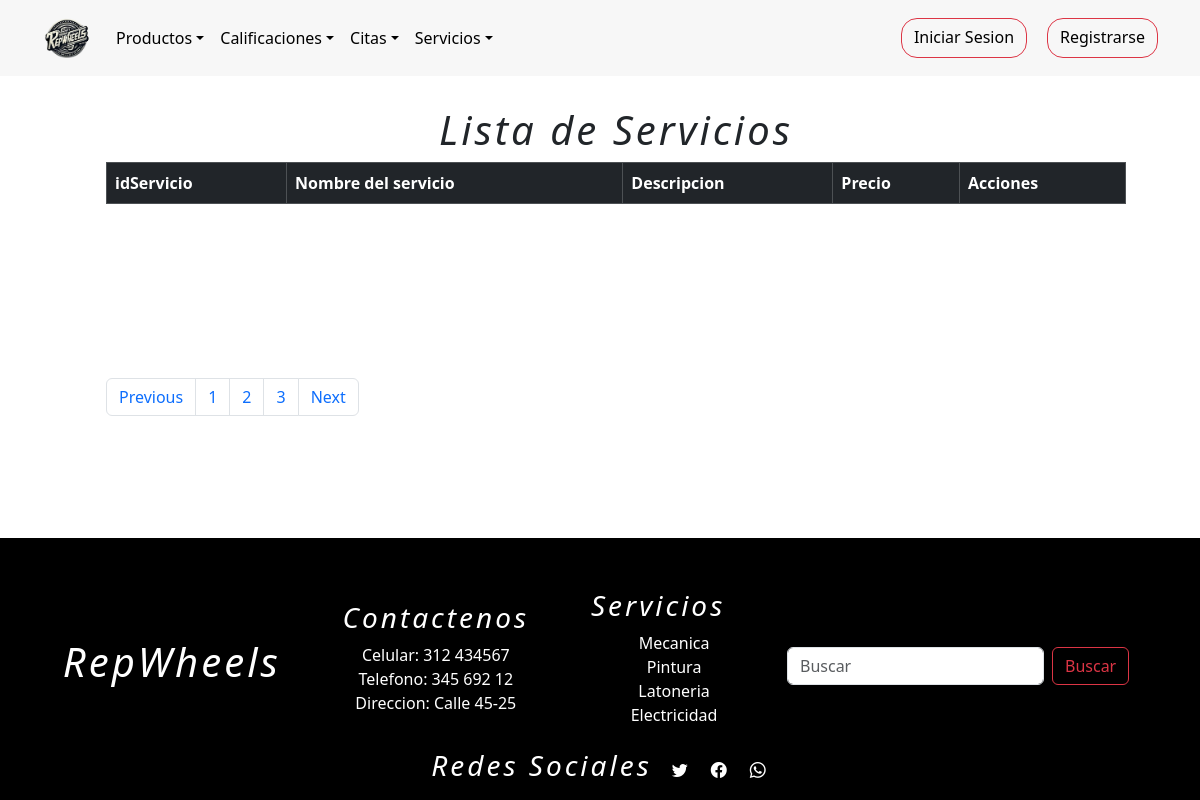
/listarServicio, run on an earlier commit of the app's database.
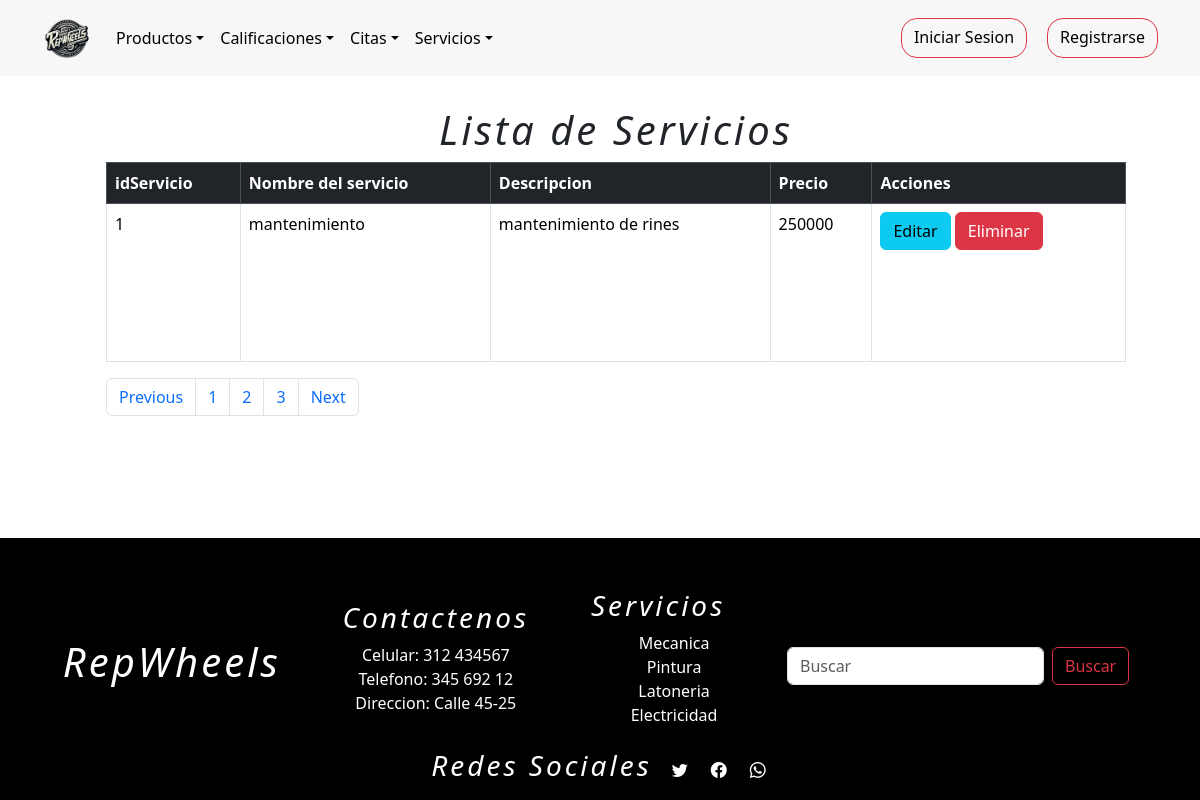
And on a later commit of the database.
### tienda/models.py (models this page shows, shortened)
class Servicios(models.Model):
    nombre=models.CharField(max_length=254)
    descripcion_servicio = models.TextField()
    foto = models.ImageField(upload_to="fotos_servicios/", default="fotos_servicios/servicio.jpg")
    precio = models.IntegerField(null=False,blank=False,default=100000)

### tienda/views.py (the view)
# urls.py: path("listarServicio",views.listarServicio,name='listarServicio'),
def listarServicio(request):
    q = Servicios.objects.all()
    contexto = {"data":q}
    return render(request,'tienda/servicios/listarServicio.html',contexto)

### tienda/templates/tienda/servicios/listarServicio.html (shortened to what this page needs)
{% extends 'tienda/base1.html' %}
{% load static %}
{% block contenedor %}
<div class="container-fluid m-3" style="padding:90px;">
<h1 class="h1">Lista de Servicios</h1>
<table class="table table-bordered">
  <thead class="table-dark">
      <tr>
          <th>idServicio</th>
          <th>Nombre del servicio</th>
          <th>Descripcion</th>
          <th>Precio</th>
          <th>Acciones</th>
      </tr>
  </thead>
  <tbody>
      {% for r in data %}
          <tr>
              <td>{{ r.id }}</td>
              <td>{{ r.nombre }}</td>
              <td>{{ r.descripcion_servicio }}</td>
              <td>{{ r.precio }}</td>
              <td>
                  <a class="btn btn-info" href="{% url 'servicioEditar' r.id %}">Editar</a>
                  <a class="btn btn-danger" href="javascript:eliminar('{% url 'servicioEliminar' r.id %}')">Eliminar</a>
              </td>
          </tr>
      {% endfor %}
  </tbody>
</table>
<nav aria-label="Page navigation example">
  <ul class="pagination">
      <li class="page-item"><a class="page-link" href="#">Previous</a></li>
      <li class="page-item"><a class="page-link" href="#">1</a></li>
      <li class="page-item"><a class="page-link" href="#">2</a></li>
      <li class="page-item"><a class="page-link" href="#">3</a></li>
      <li class="page-item"><a class="page-link" href="#">Next</a></li>
  </ul>
</nav>
</div>
{% endblock %}

What changed in the data, as far as the page shows it:
added Servicios: id "1", nombre "mantenimiento", descripcion_servicio "mantenimiento de rines", precio "250000"
